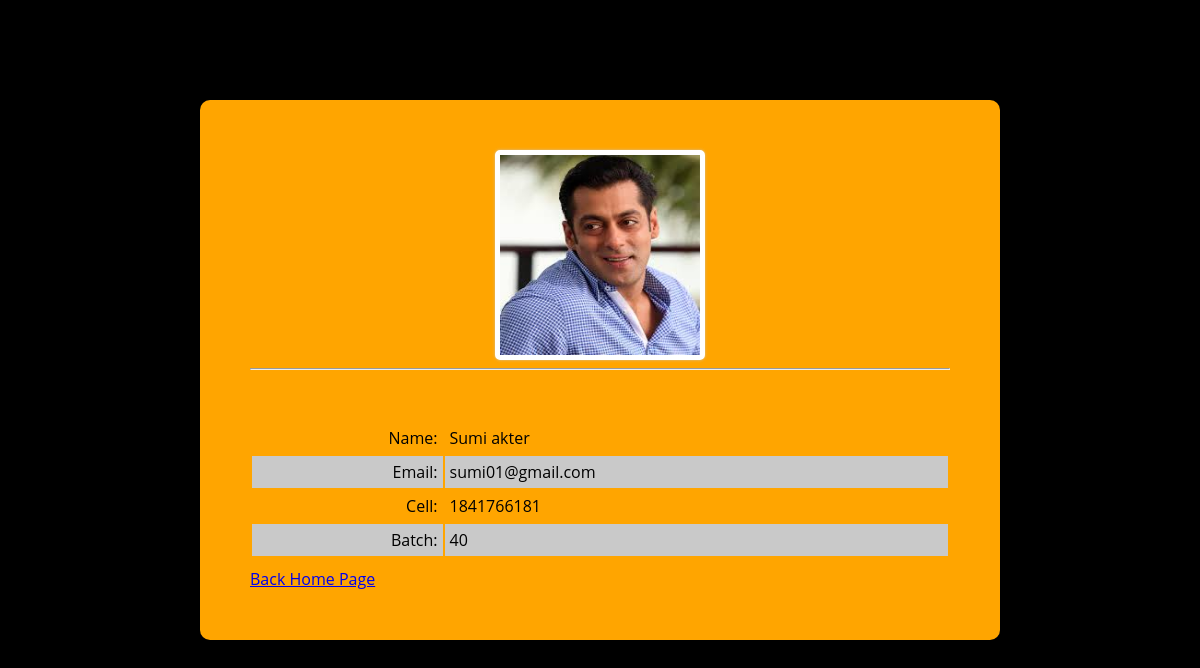
Screenshot of /profile.php?id=9 with the database file from the repository.
### tables this page shows
CREATE TABLE `student_info` (
  `id` int(100) NOT NULL,
  `name` varchar(100) NOT NULL,
  `email` varchar(100) NOT NULL,
  `cell` varchar(20) NOT NULL,
  `batch` varchar(50) NOT NULL,
  `image` varchar(100) NOT NULL
);

### functions.php (called while the page is built, shortened)
<?php
	class basicData {
		private $host = "localhost";
		private $user = "root";
		private $pass = "";
		private $db = "bds";
		public $connection;
		public function __construct(){
			$conn = new mysqli($this-> host,$this-> user,$this-> pass,$this-> db);
			$this-> connection = $conn;
		}
		public function amarprofile($id){
			$sql = "SELECT * FROM student_info WHERE id = '$id'";
			$data = $this-> connection -> query($sql);
			if(	$data ){
				return $data;
			}else{
				return false;
			}
		}
	}
?>

### profile.php (the view, shortened to what this page needs)
<!DOCTYPE html>
<html>
<head>
</head>
<body>
	<?php
		include('functions.php');
		$obj = new basicData;
		$id = $_GET['id'];
		$amarPerJibon = $obj -> amarprofile($id);
		while($akla = $amarPerJibon-> fetch_assoc()) :
	?>
	<div class="pp">
		<img src="img/<?php echo $akla['image']; ?>" alt="">
		<hr>
		<div class="info">
			<table>
				<tr>
					<td>Name:</td>
					<td><?php echo $akla['name']; ?></td>
				</tr>
				<tr>
					<td>Email:</td>
					<td><?php echo $akla['email']; ?></td>
				</tr>
				<tr>
					<td>Cell:</td>
					<td><?php echo $akla['cell']; ?></td>
				</tr>
				<tr>
					<td>Batch:</td>
					<td><?php echo $akla['batch']; ?></td>
				</tr>
			</table>
		</div>
		<a href="index.php">Back Home Page</a>
	</div>
<?php endwhile;?>
</body>
</html>

### profile.php (style rules this page uses)
body { font-family: 'Open Sans', sans-serif;; background: #000000; }
.pp { background: orange; width: 700px; margin: 100px auto; border-radius: 10px; padding: 50px; }
.pp img { width: 200px; height: 200px; margin: auto; display: block; border: 5px solid #fff; box-shadow: 0px 0px 3px #cccc; border-radius: 5px; }
.info table { width: 100%; }
.info table tr:nth-child(even) { background: #c9c9c9; }
.info table tr td { padding: 5px; }
.info table tr td:first-child { text-align: right; }
.info { margin-top: 50px; margin-bottom: 10px; }

### rows the page displays
student_info: image (picture), name "Sumi akter", email "sumi01@gmail.com", cell "1841766181", batch "40"
